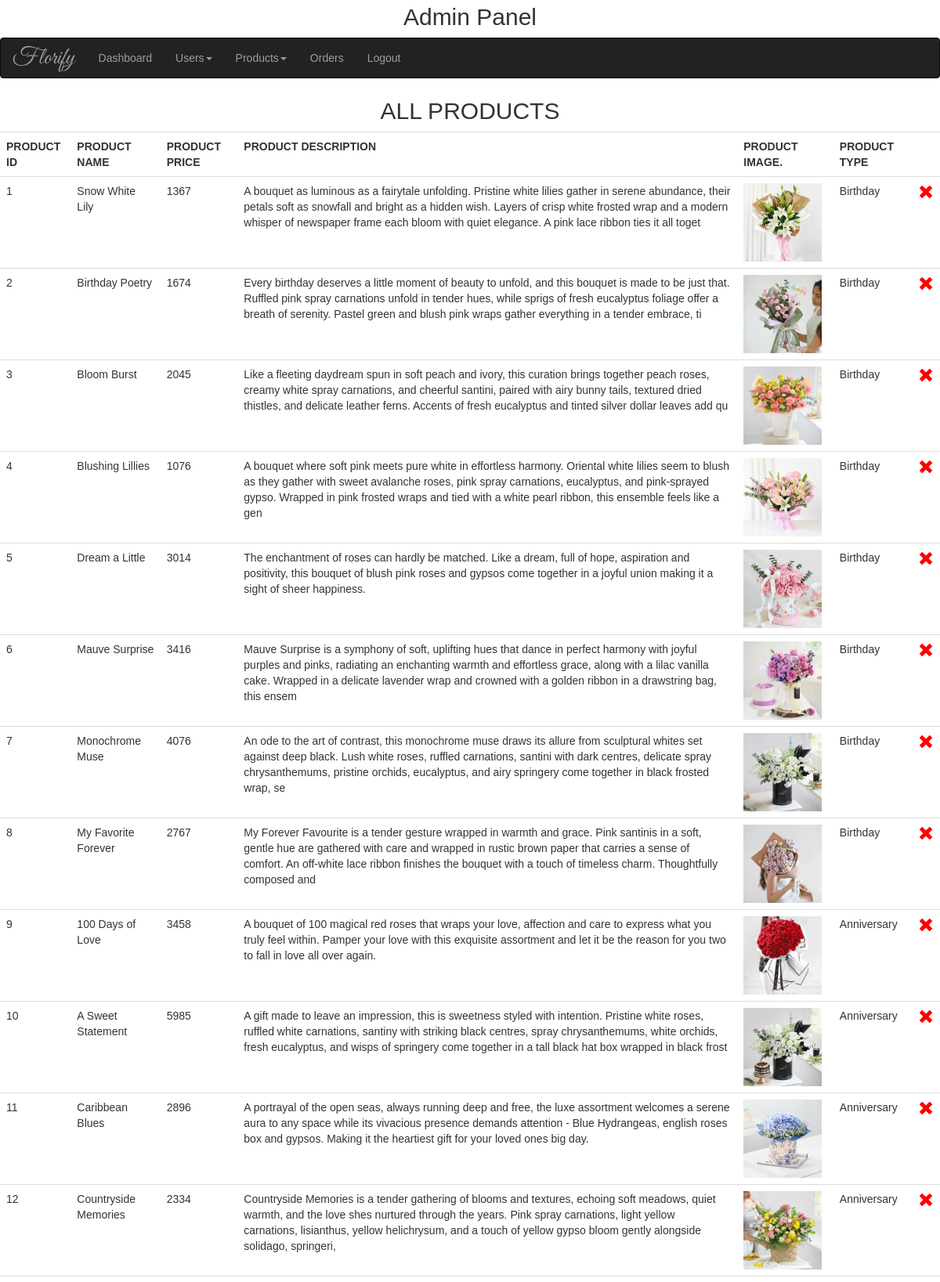
/admin/viewproduct.php (upper part), run on the app's committed database.
### tables this page shows
CREATE TABLE `products` (
  `product_id` int(11) NOT NULL,
  `product_name` varchar(40) DEFAULT NULL,
  `product_price` int(11) DEFAULT NULL,
  `product_description` varchar(300) DEFAULT NULL,
  `product_image` varchar(100) DEFAULT NULL,
  `product_type` varchar(30) DEFAULT NULL
);

### admin/viewproduct.php (the view, shortened to what this page needs)
<!DOCTYPE html>
<html lang="en">
<head>
  <link
    rel="stylesheet"
    href="https://cdn.jsdelivr.net/npm/bootstrap@3.4.1/dist/css/bootstrap.min.css"
 />
  <link rel="stylesheet" href="../assets/css/dashboard.css" />
</head>
<body>
  <?php include_once 'includes/navbar-admin.php' ?>
  <div class="container-fluid">
    <h2 class="head text-center">ALL PRODUCTS</h2>
  </div>
  <?php
  $conn = @mysqli_connect(HOSTNAME, USERNAME, PASSWORD, DBNAME);
  $qry = 'select * from products';
  $resultset = mysqli_query($conn, $qry);
  if (mysqli_num_rows($resultset) > 0) {
    echo "<table class='table'>";
    echo "<tr>";
    echo "<th>PRODUCT ID</th>";
    echo "<th>PRODUCT NAME</th>";
    echo "<th>PRODUCT PRICE</th>";
    echo "<th>PRODUCT DESCRIPTION</th>";
    echo "<th>PRODUCT IMAGE.</th>";
    echo "<th>PRODUCT TYPE</th>";
    echo "<th></th>";
    echo "</tr>";
    while ($row = mysqli_fetch_array($resultset)) {
      echo "<tr>";
      echo "<td>$row[0]</td>";
      echo "<td>$row[1]</td>";
      echo "<td>$row[2]</td>";
      echo "<td>$row[3]</td>";
      echo "<td><img src='../$row[4]' width='100px'></td>";
      echo "<td>$row[5]</td>";
      echo "<td>
        <a href='deleteproduct.php?id=$row[0]'
           class='glyphicon glyphicon-remove'
           style='color: red; font-size:20px;'
           onclick=\"return confirm('Are you sure you want to delete this product?');\">
        </a>
      </td>";
      echo "</tr>";
    }
    echo "</table>";
  } else {
    echo "<h1 style='color: red;' class='text-center'>NO RECORD FOUND!</h1>";
  }
  ?>
</body>
</html>

### assets/css/dashboard.css (style rules this page uses)
* { font-family: arial; }
.head { margin-top: 5px; }

### data on the page
products: product_id "1", product_name "Snow White Lily", product_price "1367", product_description "A bouquet as luminous as a fairytale unfolding. Pristine white lilies gather in serene abundance, their petals soft as snowfall and bright as a hidden wish. Layers of crisp white frosted wrap and a modern whisper of newspaper frame each bloom with quiet elegance. A pink lace ribbon ties it all toget", product_image (picture), product_type "Birthday"
products: product_id "2", product_name "Birthday Poetry", product_price "1674", product_description "Every birthday deserves a little moment of beauty to unfold, and this bouquet is made to be just that. Ruffled pink spray carnations unfold in tender hues, while sprigs of fresh eucalyptus foliage offer a breath of serenity. Pastel green and blush pink wraps gather everything in a tender embrace, ti", product_image (picture), product_type "Birthday"
products: product_id "3", product_name "Bloom Burst", product_price "2045", product_description "Like a fleeting daydream spun in soft peach and ivory, this curation brings together peach roses, creamy white spray carnations, and cheerful santini, paired with airy bunny tails, textured dried thistles, and delicate leather ferns. Accents of fresh eucalyptus and tinted silver dollar leaves add qu", product_image (picture), product_type "Birthday"
products: product_id "4", product_name "Blushing Lillies", product_price "1076", product_description "A bouquet where soft pink meets pure white in effortless harmony. Oriental white lilies seem to blush as they gather with sweet avalanche roses, pink spray carnations, eucalyptus, and pink-sprayed gypso. Wrapped in pink frosted wraps and tied with a white pearl ribbon, this ensemble feels like a gen", product_image (picture), product_type "Birthday"
products: product_id "5", product_name "Dream a Little", product_price "3014", product_description "The enchantment of roses can hardly be matched. Like a dream, full of hope, aspiration and positivity, this bouquet of blush pink roses and gypsos come together in a joyful union making it a sight of sheer happiness.", product_image (picture), product_type "Birthday"
products: product_id "6", product_name "Mauve Surprise", product_price "3416", product_description "Mauve Surprise is a symphony of soft, uplifting hues that dance in perfect harmony with joyful purples and pinks, radiating an enchanting warmth and effortless grace, along with a lilac vanilla cake. Wrapped in a delicate lavender wrap and crowned with a golden ribbon in a drawstring bag, this ensem", product_image (picture), product_type "Birthday"
products: product_id "7", product_name "Monochrome Muse", product_price "4076", product_description "An ode to the art of contrast, this monochrome muse draws its allure from sculptural whites set against deep black. Lush white roses, ruffled carnations, santini with dark centres, delicate spray chrysanthemums, pristine orchids, eucalyptus, and airy springery come together in black frosted wrap, se", product_image (picture), product_type "Birthday"
products: product_id "8", product_name "My Favorite Forever", product_price "2767", product_description "My Forever Favourite is a tender gesture wrapped in warmth and grace. Pink santinis in a soft, gentle hue are gathered with care and wrapped in rustic brown paper that carries a sense of comfort. An off-white lace ribbon finishes the bouquet with a touch of timeless charm. Thoughtfully composed and", product_image (picture), product_type "Birthday"
products: product_id "9", product_name "100 Days of Love", product_price "3458", product_description "A bouquet of 100 magical red roses that wraps your love, affection and care to express what you truly feel within. Pamper your love with this exquisite assortment and let it be the reason for you two to fall in love all over again.", product_image (picture), product_type "Anniversary"
products: product_id "10", product_name "A Sweet Statement", product_price "5985", product_description "A gift made to leave an impression, this is sweetness styled with intention. Pristine white roses, ruffled white carnations, santiny with striking black centres, spray chrysanthemums, white orchids, fresh eucalyptus, and wisps of springery come together in a tall black hat box wrapped in black frost", product_image (picture), product_type "Anniversary"
products: product_id "11", product_name "Caribbean Blues", product_price "2896", product_description "A portrayal of the open seas, always running deep and free, the luxe assortment welcomes a serene aura to any space while its vivacious presence demands attention - Blue Hydrangeas, english roses box and gypsos. Making it the heartiest gift for your loved ones big day.", product_image (picture), product_type "Anniversary"
products: product_id "12", product_name "Countryside Memories", product_price "2334", product_description "Countryside Memories is a tender gathering of blooms and textures, echoing soft meadows, quiet warmth, and the love shes nurtured through the years. Pink spray carnations, light yellow carnations, lisianthus, yellow helichrysum, and a touch of yellow gypso bloom gently alongside solidago, springeri,", product_image (picture), product_type "Anniversary"
